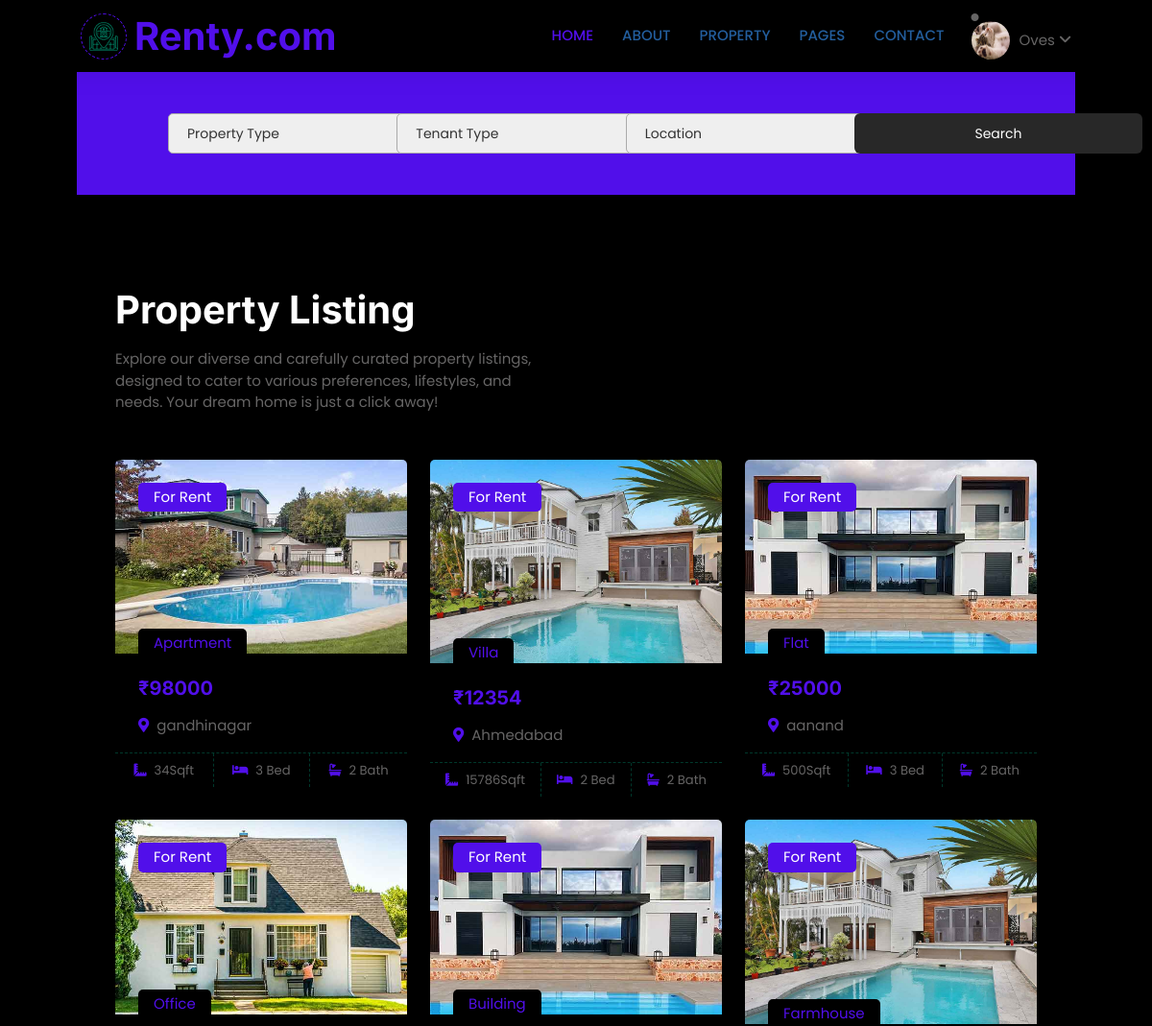
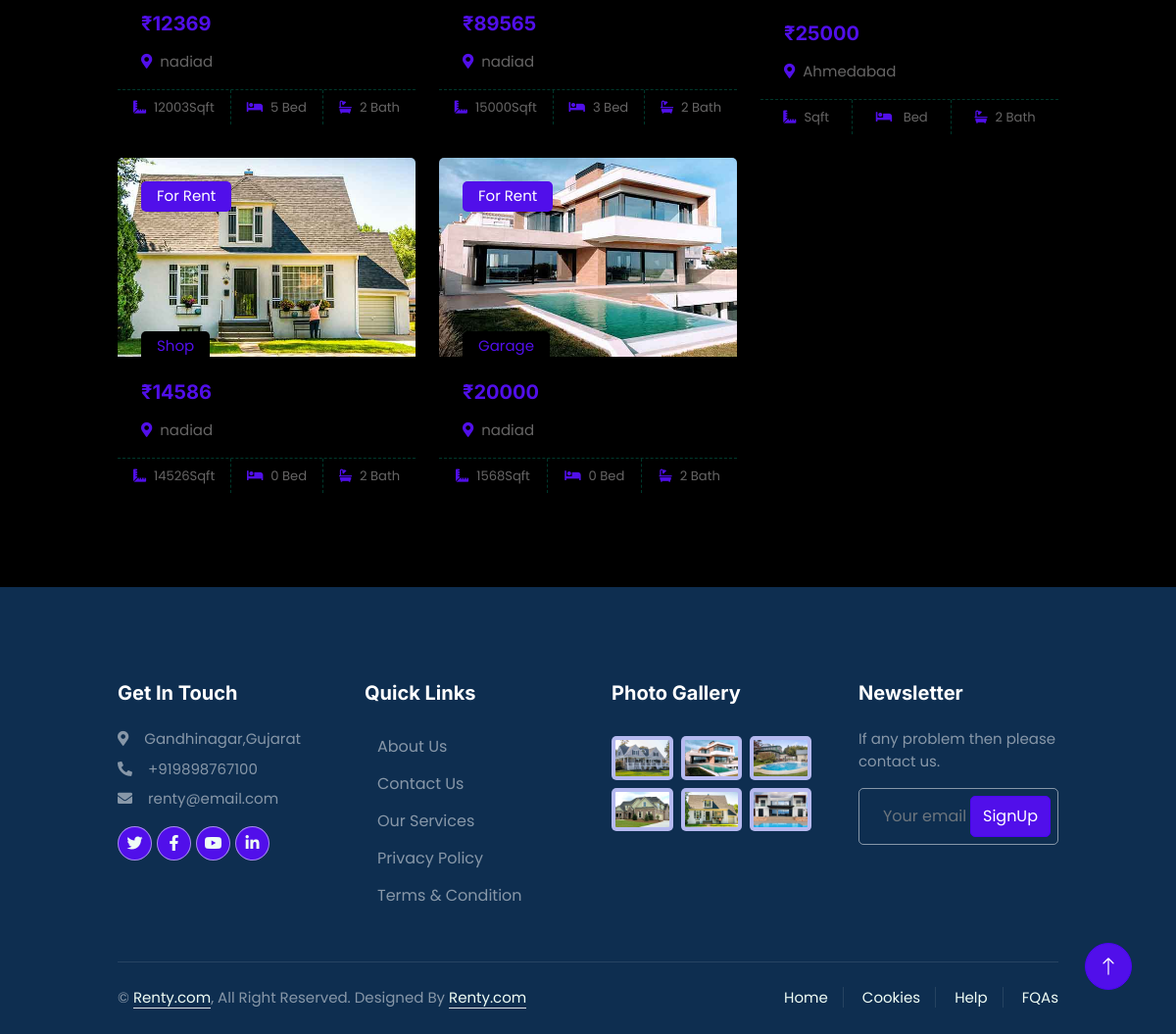
Page /properties (signed in) on the committed database (2 pictures, top to bottom).
### renty/models.py (models this page shows, shortened)
class Profile(models.Model):
    user = models.OneToOneField(User, on_delete=models.CASCADE, related_name="profile") # Delete profile when user is deleted
    image = models.ImageField(default='default.jpg', upload_to='profile_pics')

class Property_Details(models.Model):
    fullname = models.CharField( max_length=100,null=False,blank=False)
    dob = models.DateField( max_length=100,null=False,blank=False)
    email = models.CharField( max_length=100,null=False,blank=False)
    mob_number = models.CharField( max_length=100,null=False,blank=False)
    gender = models.CharField( max_length=100,null=False,blank=False)
    Occupation = models.CharField( max_length=100,null=False,blank=False)
    id_type = models.CharField( max_length=100,null=False,blank=False)
    id_num = models.CharField( max_length=100,null=False,blank=False)
    issue_auth = models.CharField( max_length=100,null=False,blank=False)
    issue_state = models.CharField( max_length=100,null=False,blank=False)
    issue_date = models.DateField( max_length=100,null=False,blank=False)
    exp_date = models.DateField( max_length=100,null=False,blank=False)
    price = models.CharField( max_length=100,null=False,blank=False)
    prop_type = models.CharField( max_length=100,null=False,blank=False)
    bedroom_no = models.CharField( max_length=100,null=False,blank=False)
    floors = models.CharField( max_length=100,null=False,blank=False)
    area = models.CharField( max_length=100,null=False,blank=False)
    address = models.CharField( max_length=100,null=False,blank=False)
    tenant_type = models.CharField( max_length=100,null=False,blank=False)
    prop_img1 = models.ImageField(null=True, blank=True, upload_to='property')
    city = models.CharField( max_length=100,null=True,blank=False)

### renty/views.py (the view)
# urls.py: path("properties",views.all_prop,name='all_property'),
def all_prop(request):
    prop_list = Property_Details.objects.all()
    return render(request,"property_listing.html",{'prop_list':prop_list})

### renty/templates/property_listing.html (shortened to what this page needs)
{% load static %}
<!DOCTYPE html>
<html lang="en">
<head>
    <link rel="stylesheet" href="https://cdnjs.cloudflare.com/ajax/libs/font-awesome/6.4.0/css/all.min.css" />
    <link rel="stylesheet" href="https://cdnjs.cloudflare.com/ajax/libs/font-awesome/6.4.0/css/all.min.css"
 />
    <link href="https://cdnjs.cloudflare.com/ajax/libs/font-awesome/5.10.0/css/all.min.css" rel="stylesheet">
    <link href="https://cdn.jsdelivr.net/npm/bootstrap-icons@1.4.1/font/bootstrap-icons.css" rel="stylesheet">
    <link href="{% static 'lib/animate/animate.min.css' %}" rel="stylesheet">
    <link href="{% static 'lib/owlcarousel/assets/owl.carousel.min.css' %}" rel="stylesheet">
    <link href="{% static 'css/bootstrap.min.css' %}" rel="stylesheet">
    <link href="{% static 'css/style4.css' %}" rel="stylesheet">
</head>
<body>
    <div class="container-xxl bg-white p-0">
        <div class="container-fluid nav-bar bg-transparent">
            <nav class="navbar navbar-expand-lg bg-white navbar-light py-0 px-4">
                <a href="/" class="navbar-brand d-flex align-items-center text-center">
                    <div class="icon p-2 me-2">
                        <img class="img-fluid" src="{% static 'img\icon-housing.png' %}" alt="Icon"
                            style="width: 30px; height: 30px;">
                    </div>
                    <h1 class="m-0 text-primary">Renty.com</h1>
                </a>
                <div class="collapse navbar-collapse" id="navbarCollapse">
                    <div class="navbar-nav ms-auto">
                        <a href="/" class="nav-item nav-link active">Home</a>
                        <a href="/#developer" class="nav-item nav-link">About</a>
                        <div class="nav-item dropdown">
                            <a href="#" class="nav-link " data-bs-toggle="dropdown">Property</a>
                        </div>
                        <div class="nav-item dropdown">
                            <a href="#" class="nav-link " data-bs-toggle="dropdown">Pages</a>
                        </div>
                        <a href="{% url "conpage" %}" class="nav-item nav-link">Contact</a>
                    </div>
                    {% if request.user.is_authenticated %}
                    <div class="profile-dropdown">
                        <div onclick="toggle()"     class="user-info d-flex align-items-center">
                            <div class="profile-img">
                                <i class="fa-solid fa-circle"><img src="{{request.user.profile.image.url}}"></i>
                            </div>
                            <span>{{request.user}}
                                <i class="fa-solid fa-angle-down"></i>
                            </span>
                        </div>
                    </div>
                    {% else %}
                        <a href="{% url 'user_login' %}" class="btn btn-primary px-3 d-none d-lg-flex">Login</a>
                    {% endif %}
                </div>
            </nav>
        </div>
       <form method="post" action="{% url "searched_prop" %}">
        <div class="container-fluid bg-primary mb-5 wow fadeIn" data-wow-delay="0.1s" style="padding: 35px;">
            <div class="container">
                <div class="row g-2">
                    <div class="col-md-10">
                        <div class="row g-2">
                             <div class="col-md-4">
                                <select name="prop_type" class="input-fieldsearch-formsearch">
                                    <option selected>Property Type</option>
                                </select>
                            </div>
                            <div class="col-md-4">
                                <select name="tenant_type" class="input-fieldsearch-formsearch">
                                    <option selected>Tenant Type</option>
                                </select>
                            </div>
                             <div class="col-md-4">
                                <select name="location" class="input-fieldsearch-formsearch">
                                    <option selected>Location</option>
                                </select>
                            </div>
                        </div>
                    </div>
                    <div class="col-md-2">
                        <button type="submit" class="btnsearchlist">Search</button>
                    </div>
                </div>
            </div>
        </div>
    </form>
        <div class="container-xxl py-5" id="propertylist">
            <div class="container">
                <div class="row g-0 gx-5 align-items-end">
                    <div class="col-lg-6">
                        <div class="text-start mx-auto mb-5 wow slideInLeft" data-wow-delay="0.1s">
                            <h1 class="mb-3">Property Listing</h1>
                            <p>Explore our diverse and carefully
                                curated property listings, designed to cater to various preferences, lifestyles, and
                                needs. Your dream home is just a click away!</p>
                        </div>
                    </div>
                </div>
                <div class="tab-content">
                    <div id="tab-1" class="tab-pane fade show p-0 active">
                        <div class="row g-4">
                            {% for property in prop_list %}
                            <div class="col-lg-4 col-md-6 wow fadeInUp" data-wow-delay="0.1s">
                                <div class="property-item rounded overflow-hidden">
                                    <div class="position-relative overflow-hidden">
                                        <a href="{% url "property_details" property.id %}"><img class="img-fluid" src="{{property.prop_img1.url}}" alt=""></a>
                                        <div
                                            class="bg-primary rounded text-white position-absolute start-0 top-0 m-4 py-1 px-3">
                                            For Rent</div>
                                        <div
                                            class="bg-white rounded-top text-primary position-absolute start-0 bottom-0 mx-4 pt-1 px-3">
                                            {{property.prop_type}}</div>
                                    </div>
                                    <div class="p-4 pb-0">
                                        <h5 class="text-primary mb-3">₹{{property.price}}</h5>
                                        <p><i class="fa fa-map-marker-alt text-primary me-2"></i>{{property.city}}</p>
                                    </div>
                                    <div class="d-flex border-top">
                                        <small class="flex-fill text-center border-end py-2"><i
                                                class="fa fa-ruler-combined text-primary me-2"></i>{{property.area }}Sqft</small>
                                        <small class="flex-fill text-center border-end py-2"><i
                                                class="fa fa-bed text-primary me-2"></i>{{property.bedroom_no}} Bed</small>
                                        <small class="flex-fill text-center py-2"><i
                                                class="fa fa-bath text-primary me-2"></i>2 Bath</small>
                                    </div>
                                </div>
                            </div>
                            {% endfor %}
                        </div>
                    </div>
                </div>
            </div>
        </div>
        <div class="container-fluid bg-dark text-white-50 footer pt-5 mt-5 wow fadeIn" data-wow-delay="0.1s">
            <div class="container py-5">
                <div class="row g-5">
                    <div class="col-lg-3 col-md-6">
                        <h5 class="text-white mb-4">Get In Touch</h5>
                        <p class="mb-2"><i class="fa fa-map-marker-alt me-3"></i>Gandhinagar,Gujarat</p>
                        <p class="mb-2"><i class="fa fa-phone-alt me-3"></i>+919898767100</p>
                        <p class="mb-2"><i class="fa fa-envelope me-3"></i>renty@email.com</p>
                        <div class="d-flex pt-2">
                            <a class="btn btn-outline-light btn-social" href=""><i class="fab fa-twitter"></i></a>
                            <a class="btn btn-outline-light btn-social" href=""><i class="fab fa-facebook-f"></i></a>
                            <a class="btn btn-outline-light btn-social" href=""><i class="fab fa-youtube"></i></a>
                            <a class="btn btn-outline-light btn-social" href=""><i class="fab fa-linkedin-in"></i></a>
                        </div>
                    </div>
                    <div class="col-lg-3 col-md-6">
                        <h5 class="text-white mb-4">Quick Links</h5>
                        <a class="bttn btn-link text-white-50" href="">About Us</a>
                        <a class="bttn btn-link text-white-50" href="contact.html">Contact
                            Us</a>
                        <a class="bttn btn-link text-white-50" href="">Our Services</a>
                        <a class="bttn btn-link text-white-50" href="">Privacy Policy</a>
                        <a class="bttn btn-link text-white-50" href="">Terms & Condition</a>
                    </div>
                    <div class="col-lg-3 col-md-6">
                        <h5 class="text-white mb-4">Photo Gallery</h5>
                        <div class="row g-2 pt-2">
                            <div class="col-4">
                                <img class="img-fluid rounded bg-light p-1" src="{% static "img/property-1.jpg" %}" alt="">
                            </div>
                            <div class="col-4">
                                <img class="img-fluid rounded bg-light p-1" src="{% static "img/property-2.jpg" %}" alt="">
                            </div>
                            <div class="col-4">
                                <img class="img-fluid rounded bg-light p-1" src="{% static "img/property-3.jpg" %}" alt="">
                            </div>
                            <div class="col-4">
                                <img class="img-fluid rounded bg-light p-1" src="{% static "img/property-4.jpg" %}" alt="">
                            </div>
                            <div class="col-4">
                                <img class="img-fluid rounded bg-light p-1" src="{% static "img/property-5.jpg" %}" alt="">
                            </div>
                            <div class="col-4">
                                <img class="img-fluid rounded bg-light p-1" src="{% static "img/property-6.jpg" %}" alt="">
                            </div>
                        </div>
                    </div>
                    <div class="col-lg-3 col-md-6">
                        <h5 class="text-white mb-4">Newsletter</h5>
                        <p>If any problem then please contact us.</p>
                        <div class="position-relative mx-auto" style="max-width: 400px;">
                            <input class="form-control bg-transparent w-100 py-3 ps-4 pe-5" type="text"
                                placeholder="Your email">
                            <button type="button"
                                class="btn btn-primary py-2 position-absolute top-0 end-0 mt-2 me-2">SignUp</button>
                        </div>
                    </div>
                </div>
            </div>
            <div class="container">
                <div class="copyright">
                    <div class="row">
                        <div class="col-md-6 text-center text-md-start mb-3 mb-md-0">
                            &copy; <a class="border-bottom" href="/">Renty.com</a>, All Right Reserved.
                            Designed By <a class="border-bottom" href="/">Renty.com</a>
                        </div>
                        <div class="col-md-6 text-center text-md-end">
                            <div class="footer-menu">
                                <a href="/">Home</a>
                                <a href="">Cookies</a>
                                <a href="/contact">Help</a>
                                <a href="">FQAs</a>
                            </div>
                        </div>
                    </div>
                </div>
            </div>
        </div>
        <a href="#" class="btn btn-lg btn-primary btn-lg-square back-to-top"><i class="bi bi-arrow-up"></i></a>
    </div>
</body>
</html>

### rows in the picture
Property_Details: prop_img1 (picture), prop_type "Apartment", price "98000", city "gandhinagar", area "34", bedroom_no "3"
Property_Details: prop_img1 (picture), prop_type "Villa", price "12354", city "Ahmedabad", area "15786", bedroom_no "2"
Property_Details: prop_img1 (picture), prop_type "Flat", price "25000", city "aanand", area "500", bedroom_no "3"
Property_Details: prop_img1 (picture), prop_type "Office", price "12369", city "nadiad", area "12003", bedroom_no "5"
Property_Details: prop_img1 (picture), prop_type "Building", price "89565", city "nadiad", area "15000", bedroom_no "3"
Property_Details: prop_img1 (picture), prop_type "Farmhouse", price "25000", city "Ahmedabad"
Property_Details: prop_img1 (picture), prop_type "Shop", price "14586", city "nadiad", area "14526", bedroom_no "0"
Property_Details: prop_img1 (picture), prop_type "Garage", price "20000", city "nadiad", area "1568", bedroom_no "0"

### other values in the picture
{{ request.user }} "Oves"
